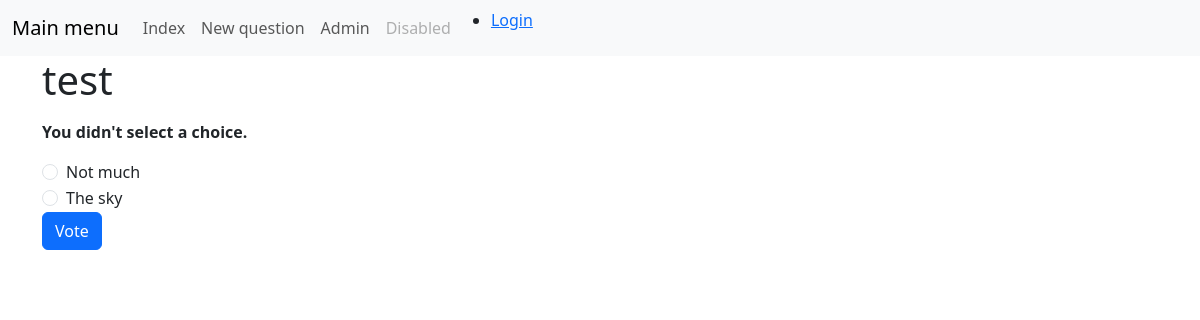
The page /polls/1/vote/ on the database its author committed.
### polls/models.py (models this page shows, shortened)
class Question(models.Model):
    question_text = models.CharField(max_length=200)
    pub_date = models.DateTimeField("date published")

class Choice(models.Model):
    question = models.ForeignKey(Question, on_delete=models.CASCADE)
    choice_text = models.CharField(max_length=200)
    votes = models.IntegerField(default=0)

### polls/views.py (the view)
# urls.py: path("<int:question_id>/vote/", views.vote, name="vote"),
def vote(request, question_id):
    question = get_object_or_404(Question, pk=question_id)
    try:
        selected_choice = question.choice_set.get(pk=request.POST["choice"])
    except (KeyError, Choice.DoesNotExist):
        return render(
            request,
            "polls/question_detail.html",
            {
                "question": question,
                "error_message": "You didn't select a choice.",
            },
        )
    else:
        selected_choice.votes = F("votes") + 1
        selected_choice.save()
        return HttpResponseRedirect(reverse("polls:results", args=(question.id,)))

### polls/templates/polls/question_detail.html (shortened to what this page needs)
{% extends "polls/base.html" %}
{% load static %}
{% block content %}
    <div class="container">
        <form action="{% url 'polls:vote' question.id %}" method="post">
        <fieldset>
            <legend><h1>{{ question.question_text }}</h1></legend>
            {% if error_message %}<p><strong>{{ error_message }}</strong></p>{% endif %}
            {% for choice in question.choice_set.all %}
                <div class="form-check">
                    <input type="radio" class="form-check-input" name="choice" id="choice{{ forloop.counter }}" value="{{ choice.id }}">
                    <label class="form-check-label" for="choice{{ forloop.counter }}">{{ choice.choice_text }}</label><br>
                </div>
            {% endfor %}
        </fieldset>
        <input class="btn btn-primary" type="submit" value="Vote">
        </form>
    </div>
{% endblock %}

### rows shown on the page
Question: question_text "test"
Choice: choice_text "Not much"
Choice: choice_text "The sky"

### other values the page prints
{{ error_message }} "You didn't select a choice."
